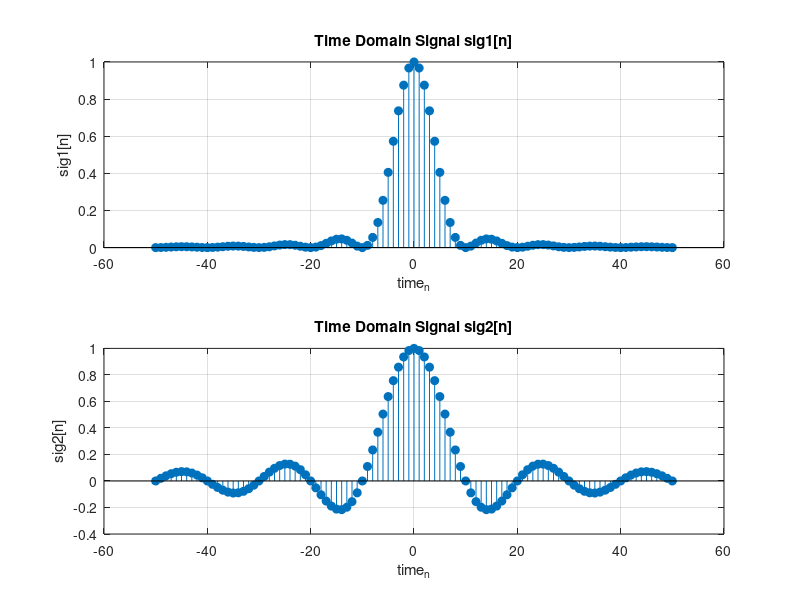
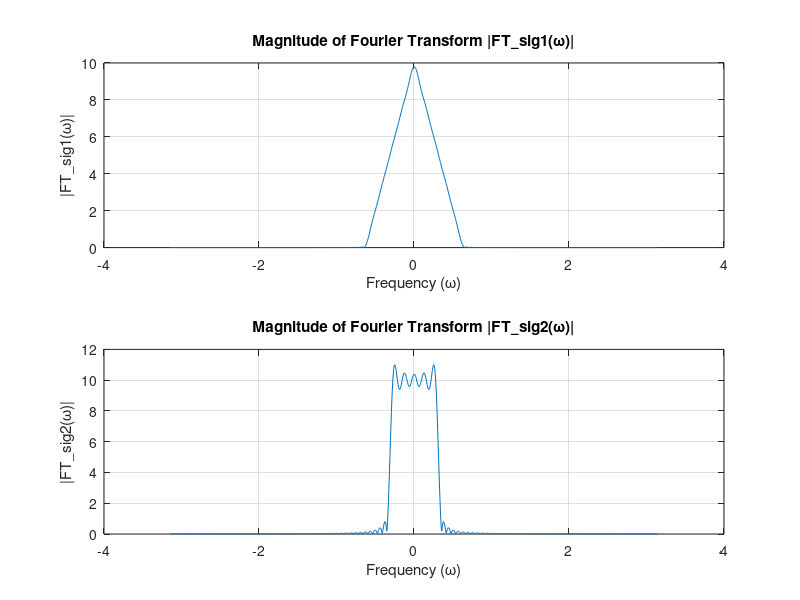
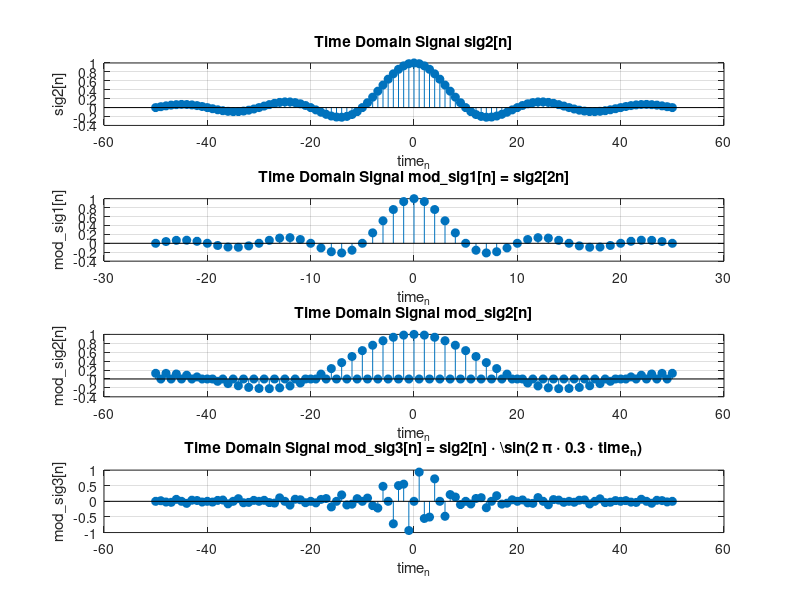
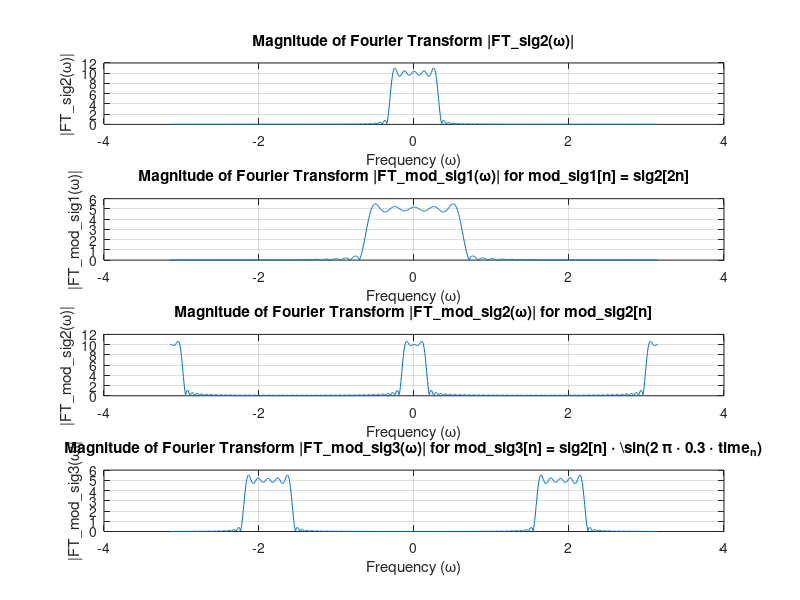

Recreate these plots in MATLAB, in order.
clc; clear; close all;

% Define the range of n for time domain signals
time_n = -50:50;  % Adjust range as needed for accurate FFT

% Define signals sig1[n] and sig2[n]
sig1 = (sin(pi/10 * time_n).^2) ./ ((pi/10 * time_n).^2);
sig2 = sin(pi/10 * time_n) ./ (pi/10 * time_n);

% Handle the time_n = 0 case to avoid division by zero
sig1(time_n == 0) = 1; % lim sig1 as time_n -> 0
sig2(time_n == 0) = 1; % lim sig2 as time_n -> 0

% Plot sig1[n] and sig2[n] in the time domain
figure;
subplot(2,1,1);
stem(time_n, sig1, 'filled');
title('Time Domain Signal sig1[n]');
xlabel('time_n');
ylabel('sig1[n]');
grid on;

subplot(2,1,2);
stem(time_n, sig2, 'filled');
title('Time Domain Signal sig2[n]');
xlabel('time_n');
ylabel('sig2[n]');
grid on;

% Compute Fourier Transforms using fft and fftshift for centered frequency range
FT_sig1 = fftshift(fft(sig1, 1024));  % Use 1024-point FFT for better resolution
FT_sig2 = fftshift(fft(sig2, 1024));
freq_f = linspace(-pi, pi, 1024);  % Frequency vector in [-pi, pi]

% Plot Fourier Transforms of sig1[n] and sig2[n]
figure;
subplot(2,1,1);
plot(freq_f, abs(FT_sig1));
title('Magnitude of Fourier Transform |FT\_sig1(\omega)|');
xlabel('Frequency (\omega)');
ylabel('|FT\_sig1(\omega)|');
grid on;

subplot(2,1,2);
plot(freq_f, abs(FT_sig2));
title('Magnitude of Fourier Transform |FT\_sig2(\omega)|');
xlabel('Frequency (\omega)');
ylabel('|FT\_sig2(\omega)|');
grid on;

% Part (b): Define modified signals mod_sig1[n], mod_sig2[n], mod_sig3[n] based on sig2[n]
% mod_sig1[n] = sig2[2n]
mod_sig1 = sig2(1:2:end);  % Direct downsampling, resulting in half the length of sig2
mod_sig1 = mod_sig1(mod_sig1 ~= 0);

% mod_sig2[n] as described in the question
mod_sig2 = zeros(size(time_n));
mod_sig2(mod(time_n, 2) == 0) = sig2((time_n(mod(time_n, 2) == 0) / 2) + (length(time_n) + 1) / 2);

% mod_sig3[n] = sig2[n] * sin(2π * 0.3 * n)
mod_sig3 = sig2 .* sin(2 * pi * 0.3 * time_n);

% Plot sig2[n], mod_sig1[n], mod_sig2[n], mod_sig3[n] in the time domain
figure
subplot(4,1,1);
stem(time_n, sig2, 'filled');
title('Time Domain Signal sig2[n]');
xlabel('time_n');
ylabel('sig2[n]');
grid on;

subplot(4,1,2);
stem(-25:25, mod_sig1, 'filled');  % Plot mod_sig1 with correct indices
title('Time Domain Signal mod\_sig1[n] = sig2[2n]');
xlabel('time_n');
ylabel('mod\_sig1[n]');
grid on;

subplot(4,1,3);
stem(time_n, mod_sig2, 'filled');
title('Time Domain Signal mod\_sig2[n]');
xlabel('time_n');
ylabel('mod\_sig2[n]');
grid on;

subplot(4,1,4);
stem(time_n, mod_sig3, 'filled');
title('Time Domain Signal mod\_sig3[n] = sig2[n] \cdot \sin(2 \pi \cdot 0.3 \cdot time_n)');
xlabel('time_n');
ylabel('mod\_sig3[n]');
grid on;

% Compute Fourier Transforms of mod_sig1[n], mod_sig2[n], mod_sig3[n]
FT_mod_sig1 = fftshift(fft(mod_sig1, 1024));
FT_mod_sig2 = fftshift(fft(mod_sig2, 1024));
FT_mod_sig3 = fftshift(fft(mod_sig3, 1024));

% Plot Fourier Transforms of mod_sig1[n], mod_sig2[n], mod_sig3[n]
figure;
subplot(4,1,1);
plot(freq_f, abs(FT_sig2));
title('Magnitude of Fourier Transform |FT\_sig2(\omega)|');
xlabel('Frequency (\omega)');
ylabel('|FT\_sig2(\omega)|');
grid on;

subplot(4,1,2);
plot(freq_f, abs(FT_mod_sig1));
title('Magnitude of Fourier Transform |FT\_mod\_sig1(\omega)| for mod\_sig1[n] = sig2[2n]');
xlabel('Frequency (\omega)');
ylabel('|FT\_mod\_sig1(\omega)|');
grid on;

subplot(4,1,3);
plot(freq_f, abs(FT_mod_sig2));
title('Magnitude of Fourier Transform |FT\_mod\_sig2(\omega)| for mod\_sig2[n]');
xlabel('Frequency (\omega)');
ylabel('|FT\_mod\_sig2(\omega)|');
grid on;

subplot(4,1,4);
plot(freq_f, abs(FT_mod_sig3));
title('Magnitude of Fourier Transform |FT\_mod\_sig3(\omega)| for mod\_sig3[n] = sig2[n] \cdot \sin(2 \pi \cdot 0.3 \cdot time_n)');
xlabel('Frequency (\omega)');
ylabel('|FT\_mod\_sig3(\omega)|');
grid on;
